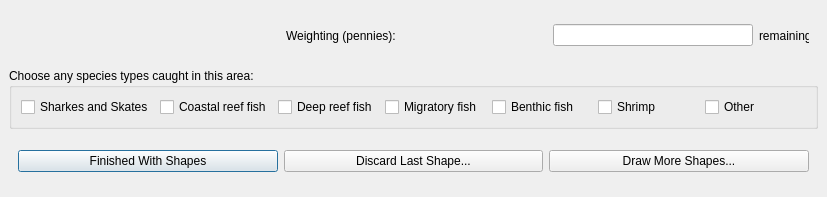
<ui version="4.0" >
 <author>Dane Springmeyer</author>
 <class>DrawGear</class>
 <widget class="QDialog" name="DrawGear" >
  <property name="geometry" >
   <rect>
    <x>0</x>
    <y>0</y>
    <width>827</width>
    <height>197</height>
   </rect>
  </property>
  <property name="windowTitle" >
   <string>OpenOceanMap - Next Polygon</string>
  </property>
  <layout class="QGridLayout" >
   <property name="leftMargin" >
    <number>9</number>
   </property>
   <property name="topMargin" >
    <number>9</number>
   </property>
   <property name="rightMargin" >
    <number>9</number>
   </property>
   <property name="bottomMargin" >
    <number>9</number>
   </property>
   <property name="horizontalSpacing" >
    <number>6</number>
   </property>
   <property name="verticalSpacing" >
    <number>6</number>
   </property>
   <item row="0" column="0" >
    <widget class="QWidget" native="1" name="widget_2" >
     <layout class="QHBoxLayout" >
      <item>
       <widget class="QLabel" name="type_label" >
        <property name="minimumSize" >
         <size>
          <width>200</width>
          <height>0</height>
         </size>
        </property>
        <property name="maximumSize" >
         <size>
          <width>500</width>
          <height>16777215</height>
         </size>
        </property>
        <property name="font" >
         <font>
          <pointsize>14</pointsize>
         </font>
        </property>
        <property name="text" >
         <string/>
        </property>
       </widget>
      </item>
      <item>
       <widget class="QLabel" name="penny_label" >
        <property name="text" >
         <string>Weighting (pennies):</string>
        </property>
       </widget>
      </item>
      <item>
       <widget class="QLineEdit" name="line_1" >
        <property name="enabled" >
         <bool>true</bool>
        </property>
        <property name="maximumSize" >
         <size>
          <width>200</width>
          <height>16777215</height>
         </size>
        </property>
        <property name="text" >
         <string/>
        </property>
       </widget>
      </item>
      <item>
       <widget class="QLabel" name="pl_label" >
        <property name="minimumSize" >
         <size>
          <width>50</width>
          <height>0</height>
         </size>
        </property>
        <property name="maximumSize" >
         <size>
          <width>50</width>
          <height>16777215</height>
         </size>
        </property>
        <property name="text" >
         <string>remaining</string>
        </property>
       </widget>
      </item>
     </layout>
    </widget>
   </item>
   <item row="2" column="0" >
    <widget class="QWidget" native="1" name="widget" >
     <layout class="QHBoxLayout" >
      <item>
       <widget class="QPushButton" name="pbnShapeFinished" >
        <property name="text" >
         <string>Finished With Shapes</string>
        </property>
       </widget>
      </item>
      <item>
       <widget class="QPushButton" name="pbnShapeDiscard" >
        <property name="text" >
         <string>Discard Last Shape...</string>
        </property>
       </widget>
      </item>
      <item>
       <widget class="QPushButton" name="pbnMoreShapes" >
        <property name="text" >
         <string>Draw More Shapes...</string>
        </property>
       </widget>
      </item>
     </layout>
    </widget>
   </item>
   <item row="1" column="0" >
    <widget class="QGroupBox" name="groupBox" >
     <property name="title" >
      <string>Choose any species types caught in this area:</string>
     </property>
     <layout class="QHBoxLayout" >
      <item>
       <widget class="QCheckBox" name="checkBox" >
        <property name="text" >
         <string>Sharkes and Skates</string>
        </property>
       </widget>
      </item>
      <item>
       <widget class="QCheckBox" name="checkBox_2" >
        <property name="text" >
         <string>Coastal reef fish</string>
        </property>
       </widget>
      </item>
      <item>
       <widget class="QCheckBox" name="checkBox_3" >
        <property name="text" >
         <string>Deep reef fish</string>
        </property>
       </widget>
      </item>
      <item>
       <widget class="QCheckBox" name="checkBox_4" >
        <property name="text" >
         <string>Migratory fish</string>
        </property>
       </widget>
      </item>
      <item>
       <widget class="QCheckBox" name="checkBox_5" >
        <property name="text" >
         <string>Benthic fish</string>
        </property>
       </widget>
      </item>
      <item>
       <widget class="QCheckBox" name="checkBox_6" >
        <property name="text" >
         <string>Shrimp</string>
        </property>
       </widget>
      </item>
      <item>
       <widget class="QCheckBox" name="checkBox_7" >
        <property name="text" >
         <string>Other</string>
        </property>
       </widget>
      </item>
     </layout>
    </widget>
   </item>
  </layout>
 </widget>
 <resources/>
 <connections/>
</ui>
